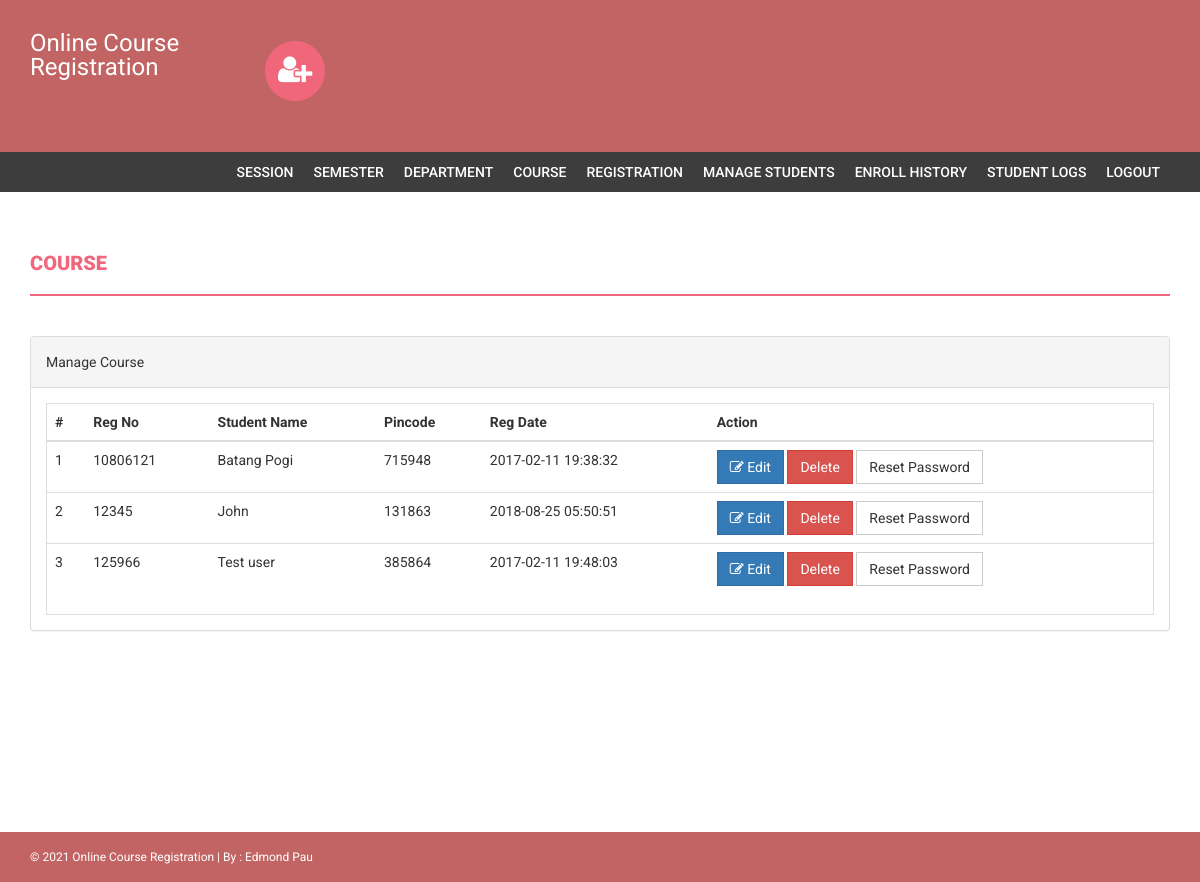
The app's page /onlinecourse/admin/manage-students.php (signed in) with its own data.
### tables this page shows
CREATE TABLE `students` (
  `StudentRegno` varchar(255) NOT NULL,
  `studentPhoto` varchar(255) DEFAULT NULL,
  `password` varchar(255) DEFAULT NULL,
  `studentName` varchar(255) DEFAULT NULL,
  `pincode` varchar(255) DEFAULT NULL,
  `session` varchar(255) DEFAULT NULL,
  `department` varchar(255) DEFAULT NULL,
  `semester` varchar(255) DEFAULT NULL,
  `cgpa` decimal(10,2) DEFAULT NULL,
  `creationdate` timestamp NULL DEFAULT CURRENT_TIMESTAMP,
  `updationDate` varchar(255) DEFAULT NULL
);

### onlinecourse/admin/manage-students.php (the view, shortened to what this page needs)
<?php
if(strlen($_SESSION['alogin'])==0)
    {
header('location:index.php');
}
else{
?>
<!DOCTYPE html>
<html xmlns="http://www.w3.org/1999/xhtml">
<head>
    <link href="assets/css/bootstrap.css" rel="stylesheet" />
    <link href="assets/css/font-awesome.css" rel="stylesheet" />
    <link href="assets/css/style.css" rel="stylesheet" />
</head>
<body>
<?php include('includes/header.php');?>
<?php if($_SESSION['alogin']!="")
{
 include('includes/menubar.php');
}
 ?>
    <div class="content-wrapper">
        <div class="container">
              <div class="row">
                    <div class="col-md-12">
                        <h1 class="page-head-line">Course  </h1>
                    </div>
                </div>
                <div class="row" >
                <div class="col-md-12">
                    <div class="panel panel-default">
                        <div class="panel-heading">
                            Manage Course
                        </div>
                        <div class="panel-body">
                            <div class="table-responsive table-bordered">
                                <table class="table">
                                    <thead>
                                        <tr>
                                            <th>#</th>
                                            <th>Reg No </th>
                                            <th>Student Name </th>
                                            <th> Pincode</th>
                                             <th>Reg Date</th>
                                             <th>Action</th>
                                        </tr>
                                    </thead>
                                    <tbody>
<?php
$sql=mysqli_query($con,"select * from students");
$cnt=1;
while($row=mysqli_fetch_array($sql))
{
?>
                                        <tr>
                                            <td><?php echo $cnt;?></td>
                                            <td><?php echo htmlentities($row['StudentRegno']);?></td>
                                            <td><?php echo htmlentities($row['studentName']);?></td>
                                            <td><?php echo htmlentities($row['pincode']);?></td>
                                            <td><?php echo htmlentities($row['creationdate']);?></td>
                                            <td>
                                            <a href="edit-student-profile.php?id=<?php echo $row['StudentRegno']?>">
<button class="btn btn-primary"><i class="fa fa-edit "></i> Edit</button> </a>
<a href="manage-students.php?id=<?php echo $row['StudentRegno']?>&del=delete" onClick="return confirm('Are you sure you want to delete?')">
                                            <button class="btn btn-danger">Delete</button>
</a>
<a href="manage-students.php?id=<?php echo $row['StudentRegno']?>&pass=update" onClick="return confirm('Are you sure you want to reset password?')">
<button type="submit" name="submit" id="submit" class="btn btn-default">Reset Password</button>
</a>
                                            </td>
                                        </tr>
<?php
$cnt++;
} ?>
                                    </tbody>
                                </table>
                            </div>
                        </div>
                    </div>
                </div>
            </div>
        </div>
    </div>
  <?php include('includes/footer.php');?>
</body>
</html>
<?php } ?>

### onlinecourse/admin/assets/css/style.css (style rules this page uses)
body { font-family: 'Roboto', sans-serif; line-height: 30px; }
.content-wrapper { margin-top: 40px; min-height: 600px; padding-bottom: 60px; }
.page-head-line { font-weight: 900; padding-bottom: 20px; border-bottom: 2px solid #F0677C; text-transform: uppercase; color: #F0677C; font-size: 20px; margin-bottom: 40px; }
.btn { border-radius: 0px; -webkit-border-radius: 0px; -moz-border-radius: 0px; }

### records on screen
students: StudentRegno "10806121", studentName "Batang Pogi", pincode "715948", creationdate "2017-02-11 19:38:32"
students: StudentRegno "12345", studentName "John", pincode "131863", creationdate "2018-08-25 05:50:51"
students: StudentRegno "125966", studentName "Test user", pincode "385864", creationdate "2017-02-11 19:48:03"
